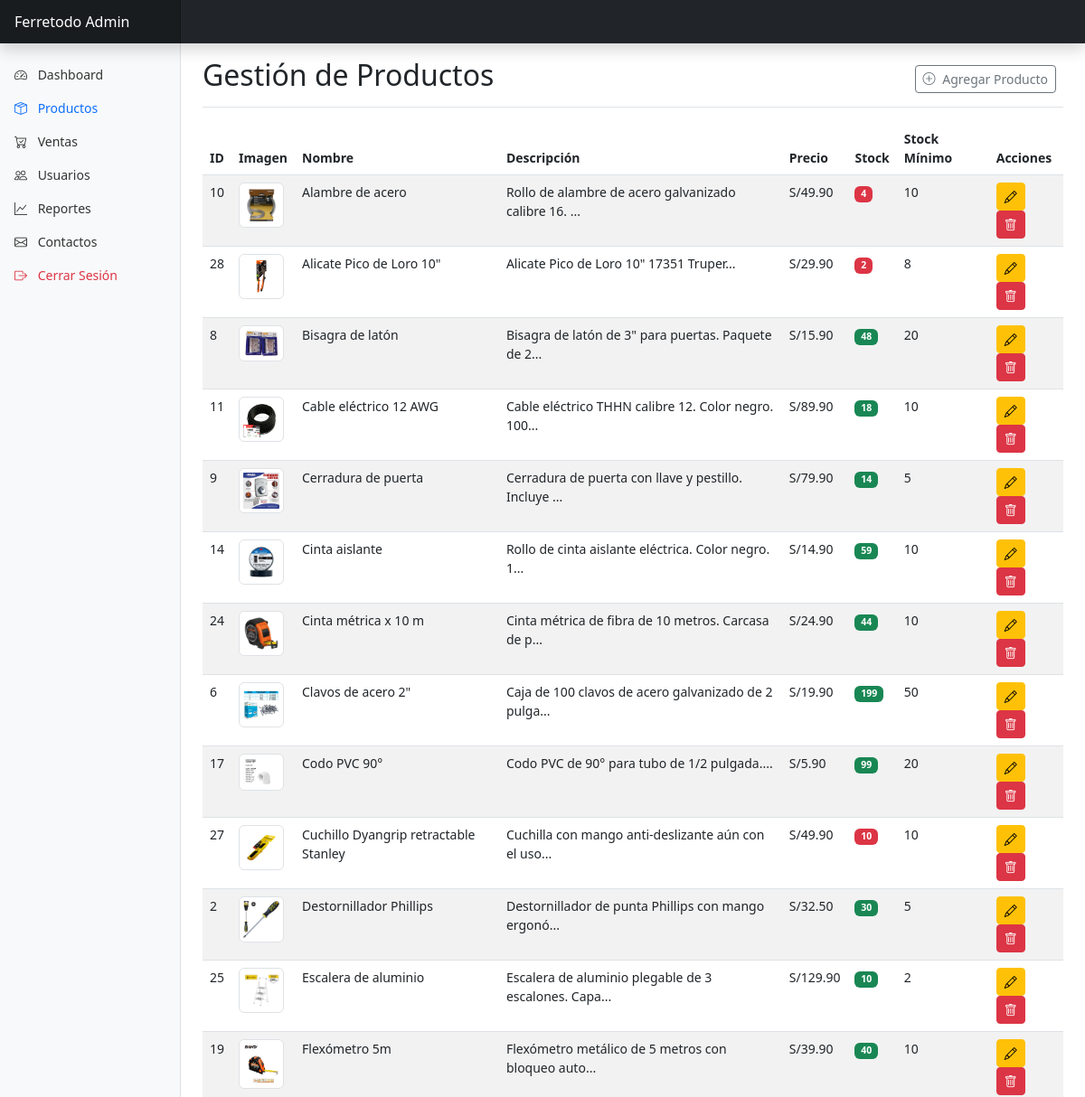
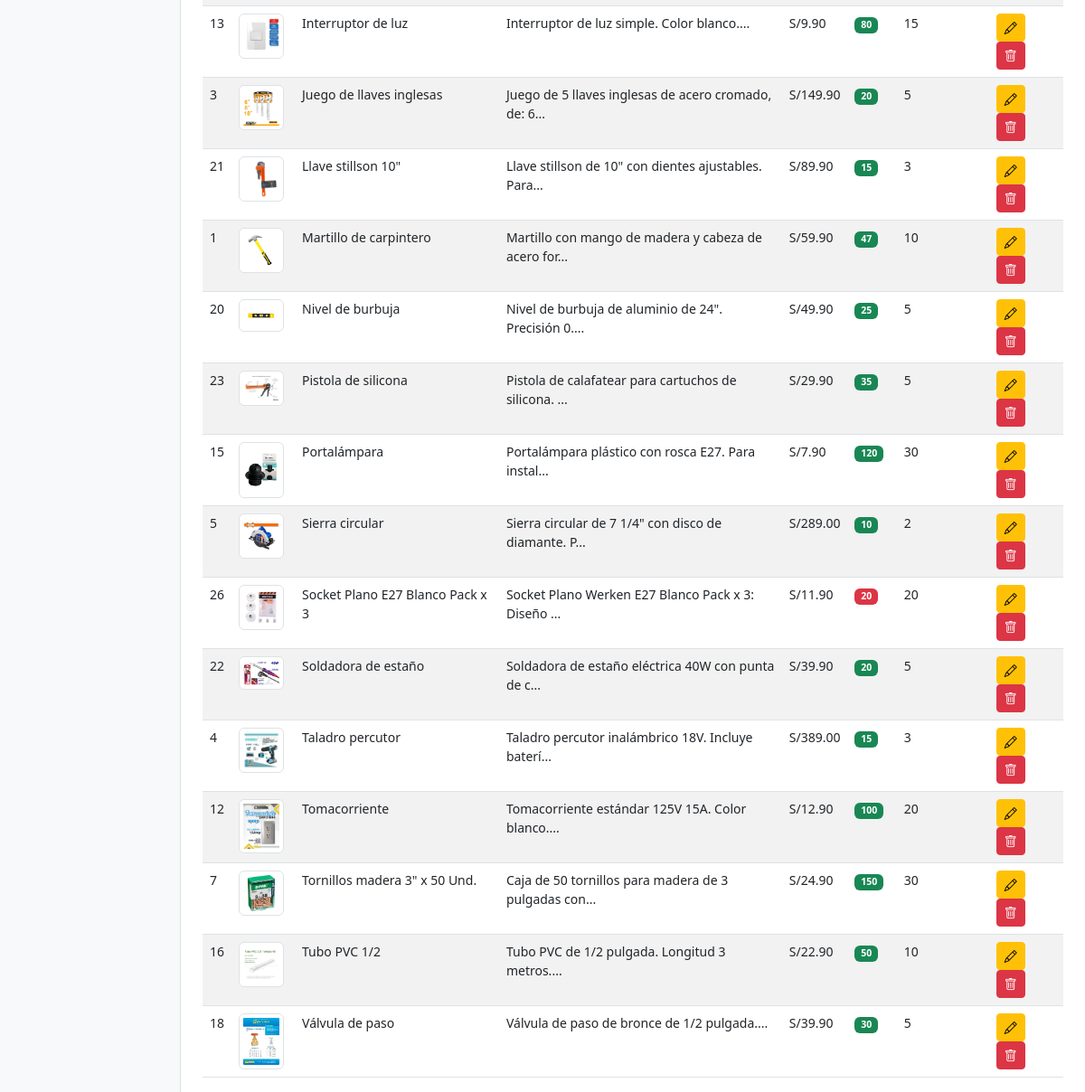
/admin/productos/index.php (signed in), run on the app's committed database (2 pictures, top to bottom).
### tables this page shows
CREATE TABLE `productos` (
  `id` int(11) NOT NULL,
  `nombre` varchar(100) NOT NULL,
  `descripcion` text DEFAULT NULL,
  `precio` decimal(10,2) NOT NULL DEFAULT 0.00,
  `stock` int(11) NOT NULL DEFAULT 0,
  `imagen` varchar(255) DEFAULT NULL,
  `fecha_creacion` timestamp NULL DEFAULT current_timestamp(),
  `stock_minimo` int(11) DEFAULT 5,
  `categoria` varchar(50) DEFAULT 'general',
  `id_categoria` int(11) DEFAULT NULL,
  `stock_reservado` int(11) DEFAULT 0
);

### admin/productos/index.php (the view, shortened to what this page needs)
<?php
include '../../config/db.php';
include '../../includes/header.php';
 $stmt = $pdo->query("SELECT * FROM productos ORDER BY nombre");
 $productos = $stmt->fetchAll(PDO::FETCH_ASSOC);
?>
<div class="container-fluid">
    <div class="row">
        <nav class="col-md-3 col-lg-2 d-md-block bg-light sidebar collapse">
            <div class="position-sticky pt-3">
                <ul class="nav flex-column">
                    <li class="nav-item">
                        <a class="nav-link" href="../index.php">
                            <i class="bi bi-speedometer2 me-2"></i> Dashboard
                        </a>
                    </li>
                    <li class="nav-item">
                        <a class="nav-link active" href="index.php">
                            <i class="bi bi-box-seam me-2"></i> Productos
                        </a>
                    </li>
                    <li class="nav-item">
                        <a class="nav-link" href="../ventas/index.php">
                            <i class="bi bi-cart-check me-2"></i> Ventas
                        </a>
                    </li>
                    <li class="nav-item">
                        <a class="nav-link" href="../usuarios/index.php">
                            <i class="bi bi-people me-2"></i> Usuarios
                        </a>
                    </li>
                    <li class="nav-item">
                        <a class="nav-link" href="../reportes/mas_vendidos.php">
                            <i class="bi bi-graph-up me-2"></i> Reportes
                        </a>
                    </li>
                    <li class="nav-item">
                        <a class="nav-link" href="../contactos.php">
                            <i class="bi bi-envelope me-2"></i> Contactos
                        </a>
                    </li>
                    <li class="nav-item">
                        <a class="nav-link text-danger" href="../../logout.php">
                            <i class="bi bi-box-arrow-right me-2"></i> Cerrar Sesión
                        </a>
                    </li>
                </ul>
            </div>
        </nav>
        <main class="col-md-9 ms-sm-auto col-lg-10 px-md-4">
            <div class="d-flex justify-content-between flex-wrap flex-md-nowrap align-items-center pt-3 pb-2 mb-3 border-bottom">
                <h1 class="h2">Gestión de Productos</h1>
                <div class="btn-toolbar mb-2 mb-md-0">
                    <div class="btn-group me-2">
                        <a href="crear.php" class="btn btn-sm btn-outline-secondary">
                            <i class="bi bi-plus-circle me-1"></i> Agregar Producto
                        </a>
                    </div>
                </div>
            </div>
            <div class="table-responsive">
                <table class="table table-striped table-hover">
                    <thead>
                        <tr>
                            <th>ID</th>
                            <th>Imagen</th>
                            <th>Nombre</th>
                            <th>Descripción</th>
                            <th>Precio</th>
                            <th>Stock</th>
                            <th>Stock Mínimo</th>
                            <th>Acciones</th>
                        </tr>
                    </thead>
                    <tbody>
                        <?php foreach ($productos as $producto): ?>
                            <tr>
                                <td><?php echo $producto['id']; ?></td>
                                <td>
                                    <?php if ($producto['imagen']): ?>
                                        <img src="../../assets/img/<?php echo $producto['imagen']; ?>" width="50" height="50" class="img-thumbnail">
                                    <?php else: ?>
                                        <span class="text-muted">Sin imagen</span>
                                    <?php endif; ?>
                                </td>
                                <td><?php echo $producto['nombre']; ?></td>
                                <td><?php echo substr($producto['descripcion'], 0, 50) . '...'; ?></td>
                                <td>S/<?php echo number_format($producto['precio'], 2); ?></td>
                                <td>
                                    <span class="badge <?php echo $producto['stock'] <= $producto['stock_minimo'] ? 'bg-danger' : 'bg-success'; ?>">
                                        <?php echo $producto['stock']; ?>
                                    </span>
                                </td>
                                <td><?php echo $producto['stock_minimo']; ?></td>
                                <td>
                                    <a href="editar.php?id=<?php echo $producto['id']; ?>" class="btn btn-sm btn-warning">
                                        <i class="bi bi-pencil"></i>
                                    </a>
                                    <a href="eliminar.php?id=<?php echo $producto['id']; ?>" class="btn btn-sm btn-danger" onclick="return confirm('¿Está seguro de eliminar este producto?')">
                                        <i class="bi bi-trash"></i>
                                    </a>
                                </td>
                            </tr>
                        <?php endforeach; ?>
                    </tbody>
                </table>
            </div>
        </main>
    </div>
</div>
<?php include '../../includes/footer.php'; ?>

### includes/header.php (shortened to what this page needs)
<!DOCTYPE html>
<html lang="es">
<head>
    <link href="https://cdn.jsdelivr.net/npm/bootstrap@5.3.0/dist/css/bootstrap.min.css" rel="stylesheet">
    <link rel="stylesheet" href="https://cdn.jsdelivr.net/npm/bootstrap-icons@1.10.0/font/bootstrap-icons.css">
</head>
<body>
    <header class="navbar navbar-dark sticky-top bg-dark flex-md-nowrap p-0 shadow">
        <a class="navbar-brand col-md-3 col-lg-2 me-0 px-3" href="#">Ferretodo Admin</a>
    </header>

### includes/footer.php (shortened to what this page needs)
</body>
</html>

### includes/header.php (style rules this page uses)
body { font-size: .875rem; }
.sidebar { position: fixed; top: 0; bottom: 0; left: 0; z-index: 100; padding: 48px 0 0; box-shadow: inset -1px 0 0 rgba(0, 0, 0, .1); }
.sidebar .nav-link { font-weight: 500; color: #333; }
.sidebar .nav-link.active { color: #0d6efd; }
.navbar-brand { padding-top: .75rem; padding-bottom: .75rem; font-size: 1rem; background-color: rgba(0, 0, 0, .25); box-shadow: inset -1px 0 0 rgba(0, 0, 0, .25); }

### data on the page
productos: id "10", imagen (picture), nombre "Alambre de acero", descripcion "Rollo de alambre de acero galvanizado calibre 16.", precio "49.90", stock "4", stock_minimo "10"
productos: id "28", imagen (picture), nombre "Alicate Pico de Loro 10\"", descripcion "Alicate Pico de Loro 10\" 17351 Truper", precio "29.90", stock "2", stock_minimo "8"
productos: id "8", imagen (picture), nombre "Bisagra de latón", descripcion "Bisagra de latón de 3\" para puertas. Paquete de 2", precio "15.90", stock "48", stock_minimo "20"
productos: id "11", imagen (picture), nombre "Cable eléctrico 12 AWG", descripcion "Cable eléctrico THHN calibre 12. Color negro. 100", precio "89.90", stock "18", stock_minimo "10"
productos: id "9", imagen (picture), nombre "Cerradura de puerta", descripcion "Cerradura de puerta con llave y pestillo. Incluye", precio "79.90", stock "14", stock_minimo "5"
productos: id "14", imagen (picture), nombre "Cinta aislante", descripcion "Rollo de cinta aislante eléctrica. Color negro. 1", precio "14.90", stock "59", stock_minimo "10"
productos: id "24", imagen (picture), nombre "Cinta métrica x 10 m", descripcion "Cinta métrica de fibra de 10 metros. Carcasa de p", precio "24.90", stock "44", stock_minimo "10"
productos: id "6", imagen (picture), nombre "Clavos de acero 2\"", descripcion "Caja de 100 clavos de acero galvanizado de 2 pulga", precio "19.90", stock "199", stock_minimo "50"
productos: id "17", imagen (picture), nombre "Codo PVC 90°", descripcion "Codo PVC de 90° para tubo de 1/2 pulgada.", precio "5.90", stock "99", stock_minimo "20"
productos: id "27", imagen (picture), nombre "Cuchillo Dyangrip retractable Stanley", descripcion "Cuchilla con mango anti-deslizante aún con el uso", precio "49.90", stock "10", stock_minimo "10"
productos: id "2", imagen (picture), nombre "Destornillador Phillips", descripcion "Destornillador de punta Phillips con mango ergonó", precio "32.50", stock "30", stock_minimo "5"
productos: id "25", imagen (picture), nombre "Escalera de aluminio", descripcion "Escalera de aluminio plegable de 3 escalones. Capa", precio "129.90", stock "10", stock_minimo "2"
productos: id "19", imagen (picture), nombre "Flexómetro 5m", descripcion "Flexómetro metálico de 5 metros con bloqueo auto", precio "39.90", stock "40", stock_minimo "10"
productos: id "13", imagen (picture), nombre "Interruptor de luz", descripcion "Interruptor de luz simple. Color blanco.", precio "9.90", stock "80", stock_minimo "15"
productos: id "3", imagen (picture), nombre "Juego de llaves inglesas", descripcion "Juego de 5 llaves inglesas de acero cromado, de: 6", precio "149.90", stock "20", stock_minimo "5"
productos: id "21", imagen (picture), nombre "Llave stillson 10\"", descripcion "Llave stillson de 10\" con dientes ajustables. Para", precio "89.90", stock "15", stock_minimo "3"
productos: id "1", imagen (picture), nombre "Martillo de carpintero", descripcion "Martillo con mango de madera y cabeza de acero for", precio "59.90", stock "47", stock_minimo "10"
productos: id "20", imagen (picture), nombre "Nivel de burbuja", descripcion "Nivel de burbuja de aluminio de 24\". Precisión 0.", precio "49.90", stock "25", stock_minimo "5"
productos: id "23", imagen (picture), nombre "Pistola de silicona", descripcion "Pistola de calafatear para cartuchos de silicona.", precio "29.90", stock "35", stock_minimo "5"
productos: id "15", imagen (picture), nombre "Portalámpara", descripcion "Portalámpara plástico con rosca E27. Para instal", precio "7.90", stock "120", stock_minimo "30"
productos: id "5", imagen (picture), nombre "Sierra circular", descripcion "Sierra circular de 7 1/4\" con disco de diamante. P", precio "289.00", stock "10", stock_minimo "2"
productos: id "26", imagen (placeholder picture), nombre "Socket Plano E27 Blanco Pack x 3", descripcion "Socket Plano Werken E27 Blanco Pack x 3: Diseño", precio "11.90", stock "20", stock_minimo "20"
productos: id "22", imagen (picture), nombre "Soldadora de estaño", descripcion "Soldadora de estaño eléctrica 40W con punta de c", precio "39.90", stock "20", stock_minimo "5"
productos: id "4", imagen (picture), nombre "Taladro percutor", descripcion "Taladro percutor inalámbrico 18V. Incluye baterí", precio "389.00", stock "15", stock_minimo "3"
productos: id "12", imagen (picture), nombre "Tomacorriente", descripcion "Tomacorriente estándar 125V 15A. Color blanco.", precio "12.90", stock "100", stock_minimo "20"
productos: id "7", imagen (picture), nombre "Tornillos madera 3\" x 50 Und.", descripcion "Caja de 50 tornillos para madera de 3 pulgadas con", precio "24.90", stock "150", stock_minimo "30"
productos: id "16", imagen (picture), nombre "Tubo PVC 1/2", descripcion "Tubo PVC de 1/2 pulgada. Longitud 3 metros.", precio "22.90", stock "50", stock_minimo "10"
productos: id "18", imagen (picture), nombre "Válvula de paso", descripcion "Válvula de paso de bronce de 1/2 pulgada.", precio "39.90", stock "30", stock_minimo "5"
